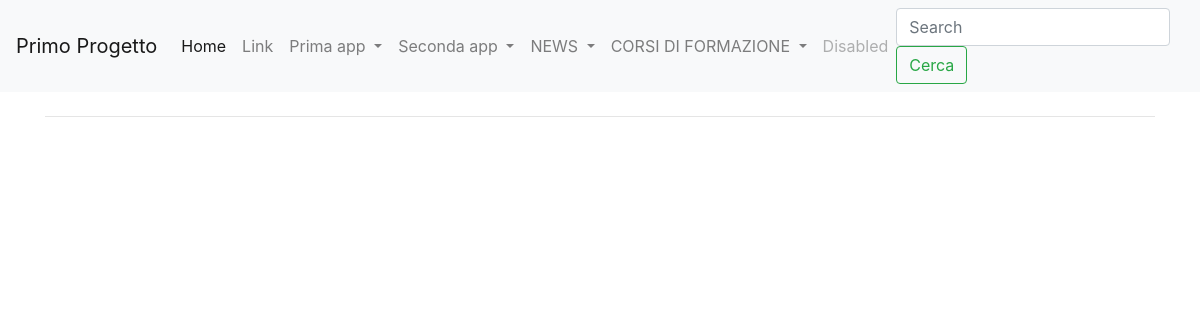
The app's page /query_d, older data.
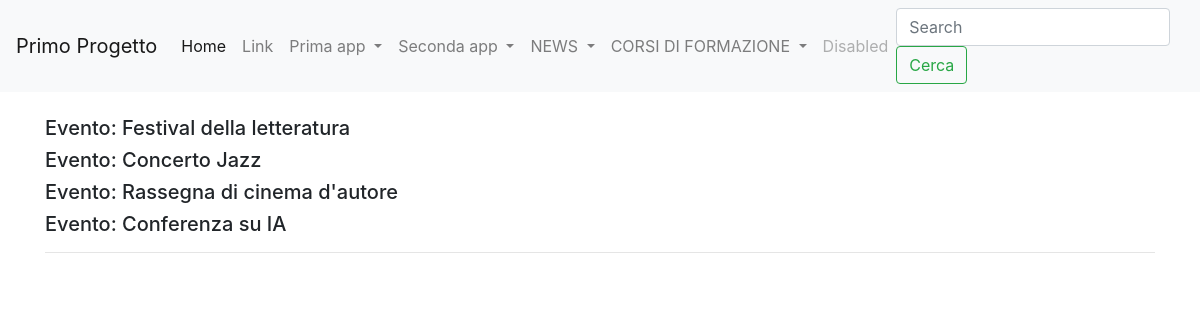
The same page, newer data.
### eventi/models.py (models this page shows)
class Evento(models.Model):
    titolo = models.CharField(max_length=100)
    descrizione = models.TextField
    data_inizio = models.DateField(default=datetime.now(), blank=True)
    data_fine = models.DateField(default=datetime.now(), blank=True)
    posti_disponibili = models.IntegerField(blank=True, default=0)
    def __str__(self):
        return self.titolo
    class Meta:
        verbose_name = "Evento"
        verbose_name_plural = "Eventi"

### eventi/views.py (the view)
# urls.py: path('query_d', query_d, name = "query_d"),
def query_d(request):
    query_d = Evento.objects.filter(posti_disponibili__gte=80)
    context = {
        'query_d': query_d,
    }
    return render(request,'view_d.html',context)

### eventi/templates/view_d.html (shortened to what this page needs)
{%extends 'base.html'%}
{% block content %}
{% for evento in query_d %}
<h5>Evento: {{evento}}</h5>
{% endfor %}
<hr>
{% endblock content %}

Row changes from the older to the newer data that the page shows:
added Evento: titolo "Festival della letteratura"
added Evento: titolo "Concerto Jazz"
added Evento: titolo "Rassegna di cinema d'autore"
added Evento: titolo "Conferenza su IA"
